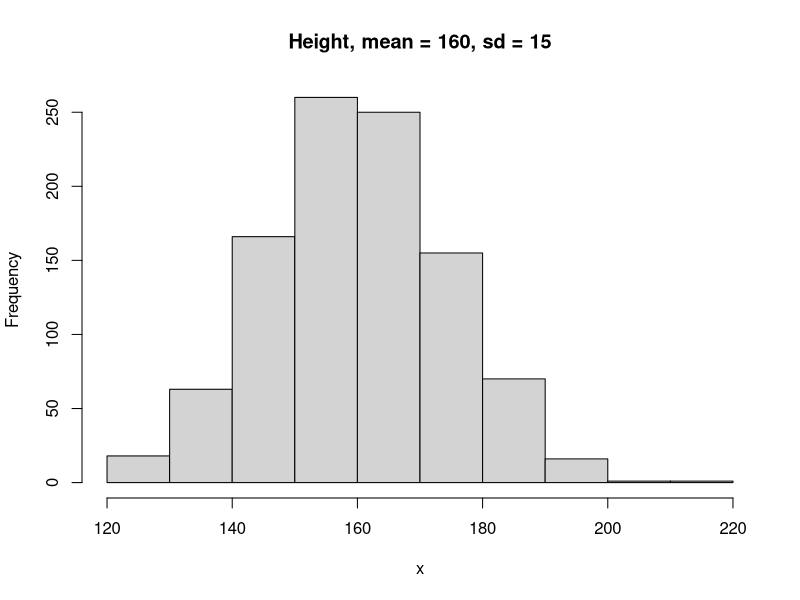
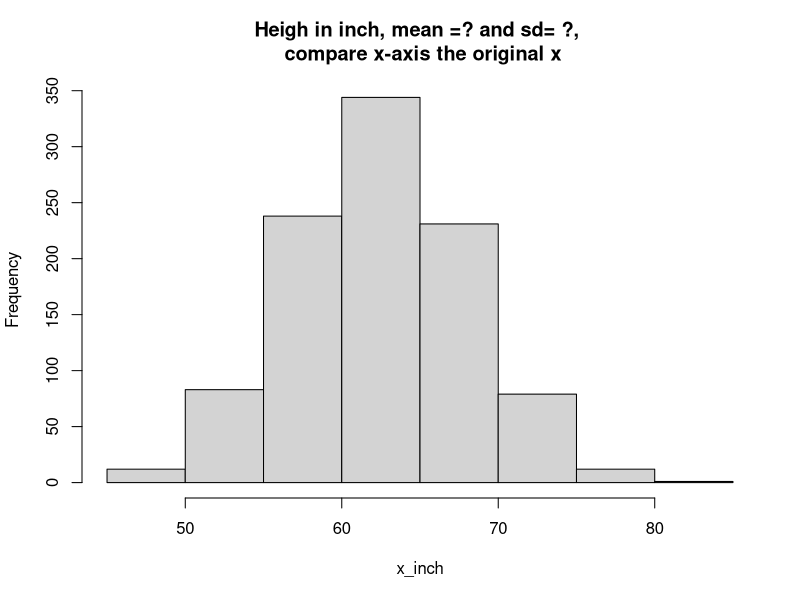
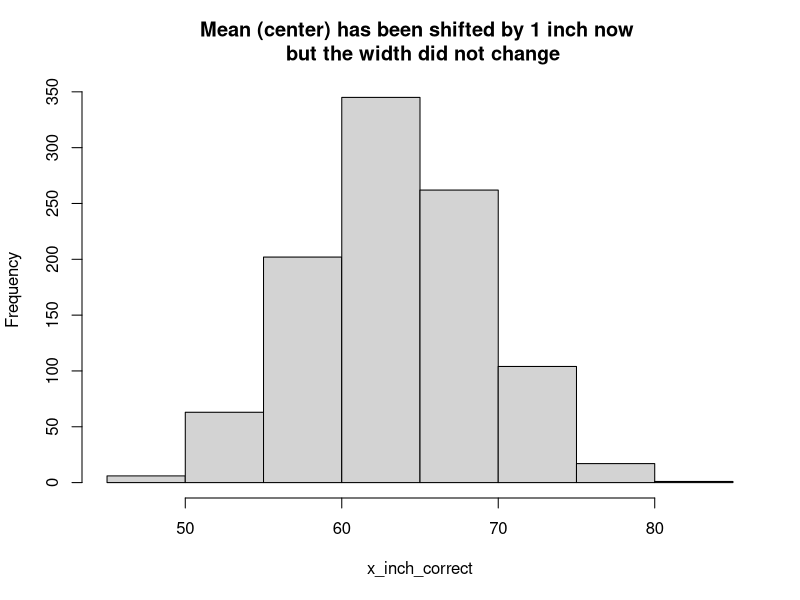

R code for these plots, in order:
# Exampple linear transformation, Part 1 (descriptive) - 2. 

# Hypothetical height distribution, in centimeter. Mean is 160 cm and sd (standard deviation ) is 15. A sample of 1000 people from a hypothetical population of a few million
# these are artificial (simulated) data, and you will know how to use this function in R in "Probability" module of EPIB613
x <- rnorm(n = 1000, mean = 160, sd = 15)


# Histogram of x variable
hist(x, main = "Height, mean = 160, sd = 15")


# New variable called x_inch, transformed from centimeter to inch 
x_inch <- x*0.39
hist(x_inch, main = "Heigh in inch, mean =? and sd= ?, \n compare x-axis the original x")


# Now lets check how the mean and sd of x changed, when you multipleied with the constant 
mean(x)
mean(x_inch)

sd(x)
sd(x_inch) # was it multiplied by 0.39 ?



# It turned out that the ruler to measure the hight was not accurate but was designed to report 1 inch lower than it shoud be, so we need to add 1 inch to everyone's height now 
x_inch_correct <- x_inch + 1

# Dispalying the histogram
hist(x_inch_correct, main = "Mean (center) has been shifted by 1 inch now \n but the width did not change")

# mean has now shifted, since everyone got 1 inch taller 
mean(x_inch)
mean(x_inch_correct)


# How about SD? does adding a value (as opposed to multiplying) change the spread of the distribution? 
sd(x_inch)
sd(x_inch_correct)
